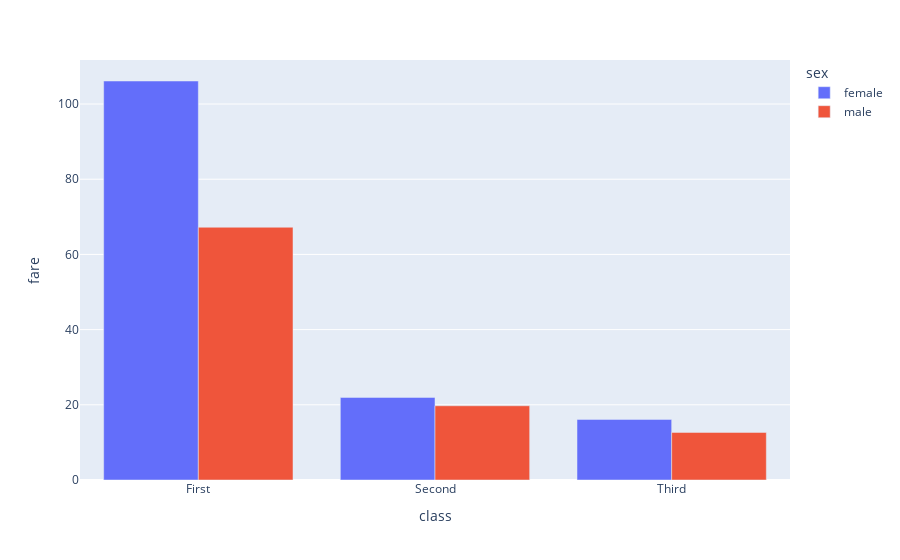

Notebook code cell kept with this figure:
### Code cell
px.bar(data_frame=dff, x='class', y='fare', color='sex', barmode='group')

### Figure 1 — Plotly figure (JSON) as saved in the notebook; plotly's stock layout.template omitted (floating-point values rounded to 4 significant figures)
{"data": [{"alignmentgroup": "True", "hovertemplate": "sex=female<br>class=%{x}<br>fare=%{y}<extra></extra>", "legendgroup": "female", "marker": {"color": "#636efa", "pattern": {"shape": ""}}, "name": "female", "offsetgroup": "female", "orientation": "v", "showlegend": true, "textposition": "auto", "type": "bar", "x": ["First", "Second", "Third"], "xaxis": "x", "y": [106.1, 21.97, 16.12], "yaxis": "y"}, {"alignmentgroup": "True", "hovertemplate": "sex=male<br>class=%{x}<br>fare=%{y}<extra></extra>", "legendgroup": "male", "marker": {"color": "#EF553B", "pattern": {"shape": ""}}, "name": "male", "offsetgroup": "male", "orientation": "v", "showlegend": true, "textposition": "auto", "type": "bar", "x": ["First", "Second", "Third"], "xaxis": "x", "y": [67.23, 19.74, 12.66], "yaxis": "y"}], "layout": {"autosize": true, "barmode": "group", "legend": {"title": {"text": "sex"}, "tracegroupgap": 0}, "margin": {"t": 60}, "xaxis": {"anchor": "y", "autorange": true, "domain": [0, 1], "range": [-0.5, 2.5], "title": {"text": "class"}, "type": "category"}, "yaxis": {"anchor": "x", "autorange": true, "domain": [0, 1], "range": [0, 111.7], "title": {"text": "fare"}, "type": "linear"}}}
